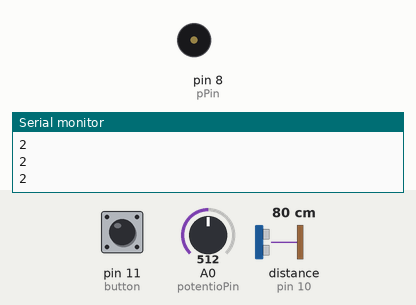
This sketch was run on a simulated Arduino Uno, built with avr-gcc and run on an emulated ATmega328P. On the bench: buzzer (waves = sounding), the last lines printed to the serial monitor. Wiring (inferred from the names in the program): ultrasonic range finder: trigger pin 9; echo pin 10. Inputs (shaded band) come from the test bench; at power-on: pin 11 (button) LOW, A0 (potentioPin) = 512, distance to the obstacle (sensor on pin 10) 80 cm. The echo pulse lasts 58.3 µs per cm.

Above: at 1.2 s.
1.3 s: pin 11 (button) pulled HIGH for 0.15 s
At 2.3 s:
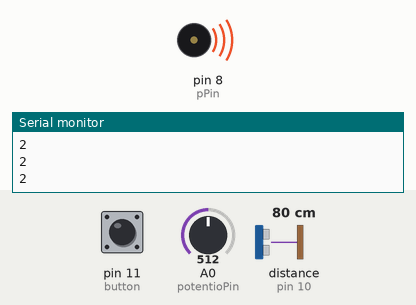
2.9 s: A0 (potentioPin) set to 716
At 3.8 s:
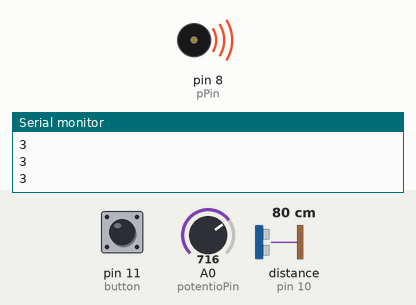
4.4 s: A0 (potentioPin) set to 900
At 5.3 s:
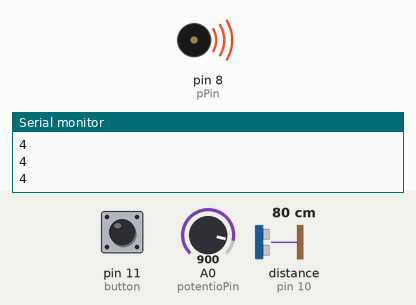
5.9 s: distance to the obstacle (sensor on pin 10) set to 71 cm
At 7.0 s:
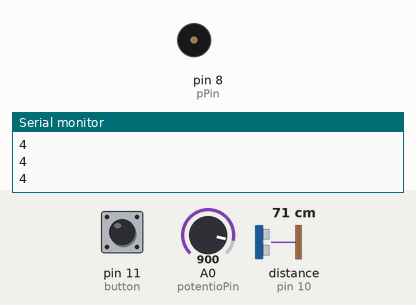
7.4 s: pin 11 (button) pulled HIGH for 1 s
At 8.3 s:
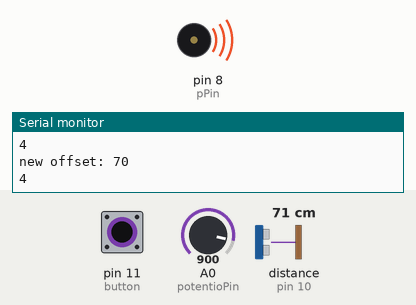
9.9 s: distance to the obstacle (sensor on pin 10) set to 65 cm
At 11.3 s:
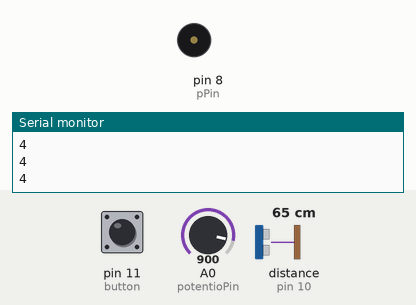
Timing chart, 0 to 12.4 s (numbered marks = the images above; inputs shaded):
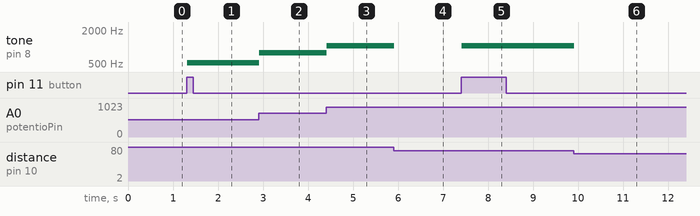

Measured:
- the behaviour switches between 76 and 75 cm on distance to the obstacle (sensor on pin 10) (found by bisection; images 3 and 4)
- the behaviour switches between 68 and 67 cm on distance to the obstacle (sensor on pin 10) (found by bisection; images 5 and 6)
- after the input at 1.3 s, tone on pin 8 (pPin): silent → 522 Hz at once
- after the input at 2.9 s, tone on pin 8 (pPin): 522 Hz → 783 Hz at once
- after the input at 4.4 s, tone on pin 8 (pPin): 783 Hz → 1044 Hz at once
- after the input at 5.9 s, tone on pin 8 (pPin): 1044 Hz → silent at once
- after the input at 7.4 s, tone on pin 8 (pPin): silent → 1044 Hz at once
- after the input at 9.9 s, tone on pin 8 (pPin): 1044 Hz → silent at once

The sketch:

creativeInstr.ino
```cpp
/*

  * Creative Instrument
  * v2.0


  5V - VCC
  D8 - Buzzer
  D9 - Trig Pin
  D10 - Echo Pin
  D11 - Switch

  A0 - Potentiometer

*/

// Global variables
const int trigPin = 9;
const int echoPin = 10;
int pPin = 8;
const int potentioPin = A0;

long currentTime = 0;
int distanceOffset = 0;
int delayTime = 10;
int pVoltRead = 0;
int trueVolt = 0;
float myList[2];


void setup()
{
  pinMode(11, INPUT); //button
  pinMode(A0, INPUT); //potentiometer
  pinMode(trigPin, OUTPUT); // Sets the trigPin as an Output
  pinMode(echoPin, INPUT); // Sets the echoPin as an Input
  Serial.begin(9600); // Starts the serial communication
}


void loop()
{
  pVoltRead = analogRead(potentioPin);          // Potentiometer input
  // Serial.print("PotentioMeter Reading: ");
  // Serial.println(pVoltRead);
  trueVolt = (pVoltRead * 5.0/1023);           // Conversion of potentiometer input (mapped from 1 to 5 volt)
  Serial.println(trueVolt);

  // Time interval
  if (millis() - currentTime > 200 || currentTime == 0)
  {
    // If the switch is pressed, reset the offset
    if (digitalRead(11) == 1)
    {
      distanceOffset = findDistance();
      Serial.print("new offset: ");
      Serial.println(distanceOffset);
      currentTime = millis();
    }
  }

 // Calculating distance considering the offset
  int distance = findDistance() - distanceOffset;
  // Serial.println("Distance: ");
  // Serial.println(distance);
  // int pitch = intoNotes(map(distance, 0, 20, 1, 7));            // Uncommented
  //int vib = map(analogRead(A0), 1023, 0, 0, 100);

  int pitch_ = intoNotes(map(distance, 0, 20, 1, 7));             // Notes stored in a temp variable
  noteModifier(trueVolt);                                         // Function called that stores values in a list (declared globally)

  // Frequency and Time duration calculation
  int pitch = pitch_ * myList[0];
  int toneDuration = myList[1];


  // If the distance is less than 20 cm, play the tune, else notone()
  if(distance <= 20)
  {
    tone(pPin, pitch,toneDuration);                              // Controls 1. PinNumber, 2. Frequency, 3. Time Duration
    // tone(pPin, pitch);
    // Serial.println("sound");
  }
  else
  {
    noTone(pPin);
  }

  delay(delayTime);
}


// Function to measure distance of an obstacle - in centimeter
int findDistance()
{
  digitalWrite(trigPin, LOW);
  delayMicroseconds(2);

  // Sets the trigPin on HIGH state for 10 micro seconds
  digitalWrite(trigPin, HIGH);
  delayMicroseconds(10);
  digitalWrite(trigPin, LOW);

  // Reads the echoPin, returns the sound wave travel time in microseconds
  long duration = pulseIn(echoPin, HIGH);
  return (duration * 0.034 / 2);
}


// Function that determines the frequency of each sound
// Takes distance calculated as a parameter - argument is mapped from (0 to 20) cm before it is fed into the function
float intoNotes(int x)
{
  switch(x)
  {
    case 1:
      return 261.63;
    case 2:
      return 293.66;
    case 3:
      return 329.63;
    case 4:
      return 349.23;
    case 5:
      return 392.00;
    case 6:
      return 440.00;
    case 7:
      return 493.88;
    default:
      return 0;
  }
}


// Function that modifies a list (myList) that has two elements:
// myList[0] has a coefficient that alters the pitch of a tone
// myList[1] has actual time duration
// Void function that returns nothing
void noteModifier(int volt)
{
  float val1 = 0;

  if (volt > 4 && volt <= 4.6)
    val1 = 5;
  else if (volt > 3 && volt <= 4)
    val1 = 4;
  else if (volt > 2 && volt <= 3)
    val1 = 3;
  else if (volt > 1 && volt <= 2)
    val1 = 2;
  else
    val1 = 1;

  myList[0] = val1;
  myList[1] = val1 * 1000;

}
```
